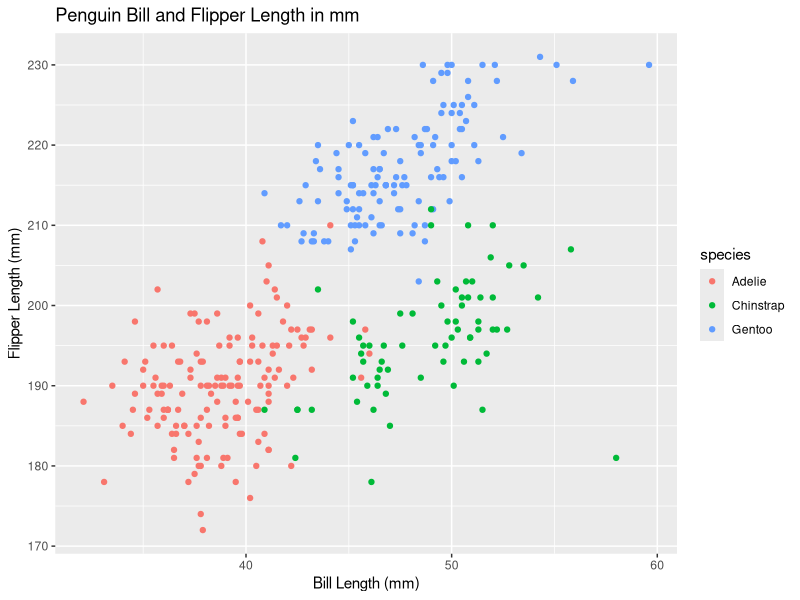
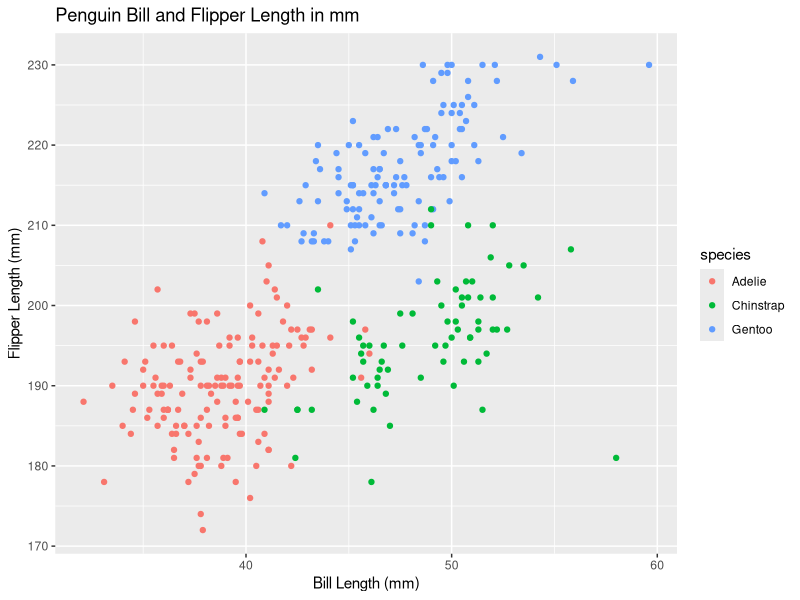

These figures' R source, in order:
## ---- chunk 1
library(tidyverse)
## ---- chunk 2
prob1_df =
  tibble(
    samp=rnorm(10),
    samp_gt_0 = samp > 0,
    char_vec = c("a","b","c","d","e","f","g","h","i","j"),
    factor_vec = factor (c("low","low","low","mod", "mod","mod", "mod", "high","high","high"))
  )
## ---- chunk 3
    mean(pull(prob1_df, samp))
    mean(pull(prob1_df, samp_gt_0))
    mean(pull(prob1_df, char_vec))
    mean(pull(prob1_df, factor_vec))
## ---- chunk 4
    as.numeric(pull(prob1_df,samp_gt_0))
    as.numeric(pull(prob1_df,char_vec))
    as.numeric(pull(prob1_df,factor_vec))
## ---- chunk 5
    as.numeric(pull(prob1_df,samp_gt_0))*pull(prob1_df,samp)
    as.factor(pull(prob1_df,samp_gt_0))*pull(prob1_df,samp)
    as.numeric(as.factor(pull(prob1_df,samp_gt_0)))*pull(prob1_df,samp)
## ---- chunk 6
data("penguins", package = "palmerpenguins")
## ---- chunk 7
mean(as.numeric
     (pull(penguins,
      flipper_length_mm)), 
        na.rm = TRUE)

mean(as.numeric
     (pull(penguins,
      bill_length_mm)),
        na.rm = TRUE)

mean(as.numeric
     (pull(penguins,
       bill_depth_mm)),
        na.rm = TRUE)

mean(as.numeric
     (pull(penguins,
          body_mass_g)),
            na.rm = TRUE)
## ---- chunk 8
ggplot(penguins, aes(bill_length_mm, flipper_length_mm)) + geom_point(aes(colour = species)) + ggtitle("Penguin Bill and Flipper Length in mm") + labs (y = "Flipper Length (mm)", x = "Bill Length (mm)")

ggsave("hw1_scatterplot.pdf",
       plot = last_plot(),
       device = NULL,
       path = NULL,
       scale = 1, 
       limitsize = TRUE) 

